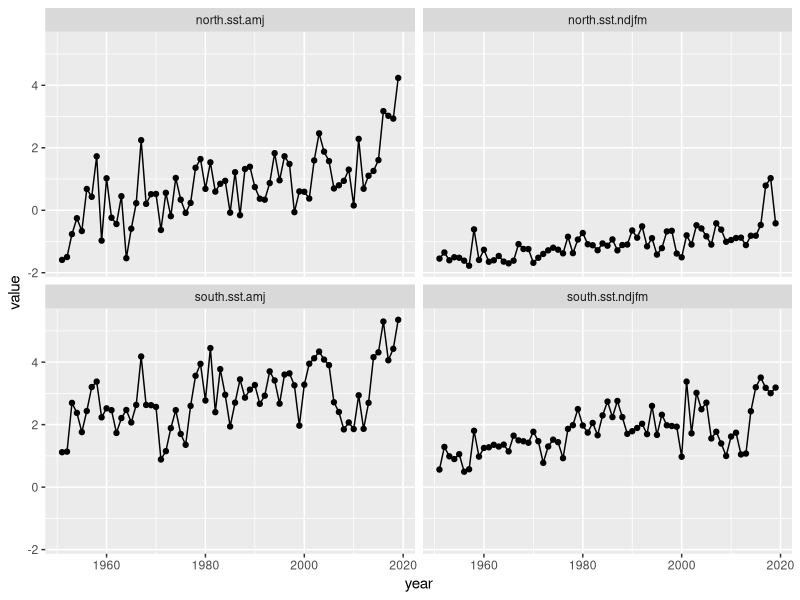

This figure's R source:
library(tidyverse)

dat <- read.csv("./data/climate data.csv")

head(dat)

dat <- dat %>%
  select(year, south.sst.ndjfm, south.sst.amj, north.sst.ndjfm, north.sst.amj) %>%
  pivot_longer(cols = -year)

ggplot(dat, aes(year, value)) +
  geom_line() +
  geom_point() +
  facet_wrap(~name, ncol=2)
